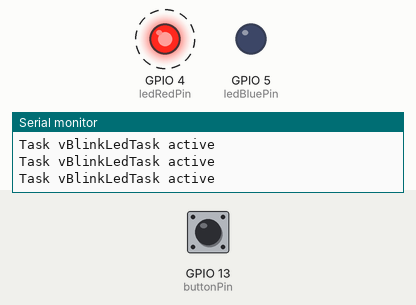
Recording of a program running on a simulated ESP32. On the bench: output pins drawn as LEDs (lit = HIGH), the last lines printed to the serial monitor. Dashed ring = blinking. The inputs (shaded band) are chosen by the test bench; at power-on: GPIO 13 (buttonPin) HIGH.

Above: at 1.3 s.
1.4 s: GPIO 13 (buttonPin) pulled LOW for 0.15 s
At 2.5 s:
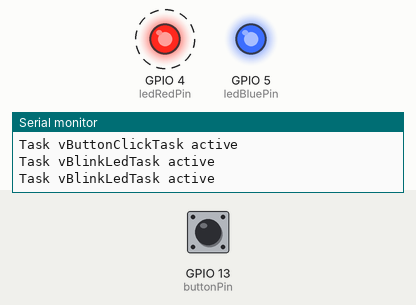
4.4 s: GPIO 13 (buttonPin) pulled LOW for 3.2 s
At 5.0 s:
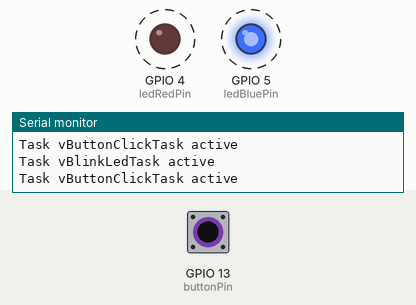
Timing chart, 0 to 15.1 s (numbered marks = the images above; inputs shaded):
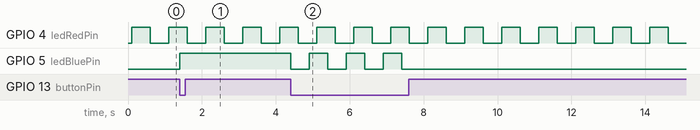

Measured:
- after the input at 1.4 s, GPIO 5 (ledBluePin): LOW → HIGH at once
- after the input at 4.4 s, GPIO 5 (ledBluePin): alternates HIGH for 0.50 s and LOW for 0.50 s, 7 changes in all, then stays LOW, starting at once
- by itself, GPIO 4 (ledRedPin): alternates HIGH for 0.50 s and LOW for 0.50 s

The program:

main.cpp
```cpp
#include <Arduino.h>

// include library
#include <freertos/FreeRTOS.h>
#include <freertos/task.h>

// define, config
#define ledRedPin 4
#define ledBluePin 5
#define buttonPin 13

// Threshold

// variable global

// Task handle cho Task
TaskHandle_t xBlinkLedHandle = NULL;
TaskHandle_t xButtonClickHandle = NULL;

// put function declarations here:
void vBlinkLedTask(void *pvParameters);
void vButtonClickTask(void *pvParameters);

void setup() {
  // put your setup code here, to run once:
  Serial.begin(115200);
  delay(100);

  // Create task
  xTaskCreate(vBlinkLedTask, "vBlinkLedTask", 200, NULL, 1, &xBlinkLedHandle);
  xTaskCreate(vButtonClickTask, "vButtonClickTask", 500, NULL, 1, &xButtonClickHandle);
}

void loop() {
  // put your main code here, to run repeatedly:
  // nothing
}

// put function definitions here:
// task blink led red
void vBlinkLedTask(void *pvParameters) {
  (void) pvParameters; // Để “tắt cảnh báo unused parameter”

  // stage setup
  pinMode(ledRedPin, OUTPUT);
  digitalWrite(ledRedPin, LOW);

  // stage loop
  while(1) {
    digitalWrite(ledRedPin, digitalRead(ledRedPin)^1);
    Serial.println("Task vBlinkLedTask active");
    vTaskDelay(500/portTICK_PERIOD_MS);
  }
}

// task press button -> blink led blue
void vButtonClickTask(void *pvParameters) {
  (void) pvParameters; // Để “tắt cảnh báo unused parameter”

  //stage setup
  pinMode(ledBluePin, OUTPUT);
  digitalWrite(ledBluePin, LOW);

  pinMode(buttonPin, INPUT_PULLUP);
  digitalWrite(buttonPin, HIGH);

  // stage loop
  while(1) {
    if (digitalRead(buttonPin) == LOW) {
      digitalWrite(ledBluePin, digitalRead(ledBluePin)^1);
      Serial.println("Task vButtonClickTask active");
      vTaskDelay(500/portTICK_PERIOD_MS);
    }
  }
}
```
